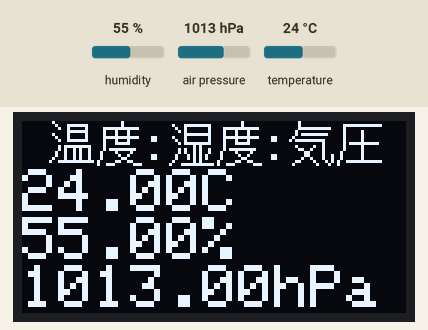
Recording of a sketch running on a simulated Arduino Uno, built with avr-gcc and run on an emulated ATmega328P. On the bench: 128×64 one-colour display. Inputs (shaded band) come from the test bench; at power-on: humidity 55 %, air pressure 1013 hPa, temperature 24 °C. The display library's start-up logo is not drawn; what the sketch prints to the serial monitor is not drawn.

Above: at 6.2 s.
6.3 s: humidity set to 22 %
At 11.4 s:
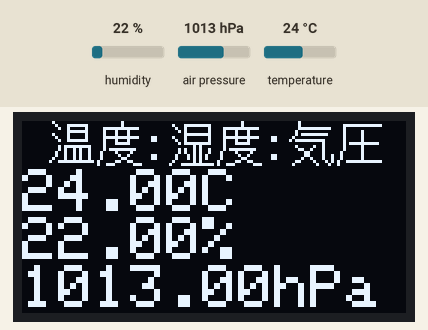
16.8 s: air pressure set to 952 hPa
At 21.3 s:
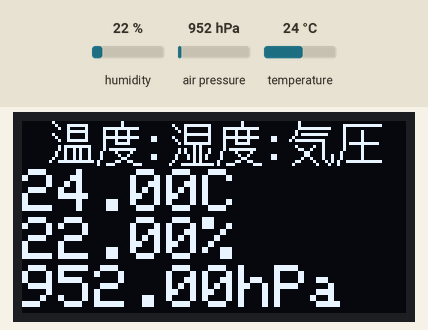
27.2 s: temperature set to 12 °C
At 31.2 s:
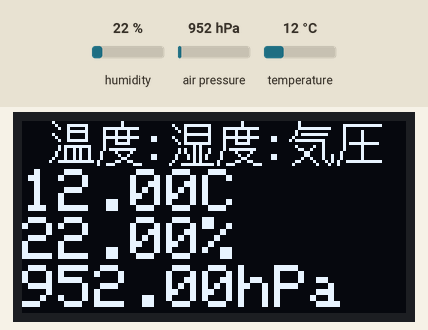
37.5 s: humidity set to 40 %
At 42.3 s:
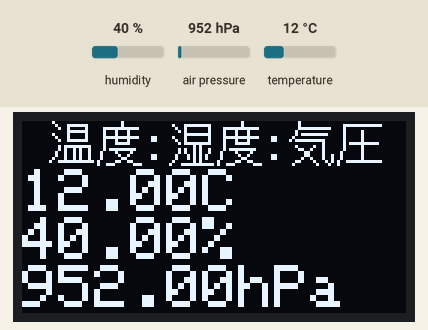
47.8 s: air pressure set to 975 hPa
At 52.2 s:
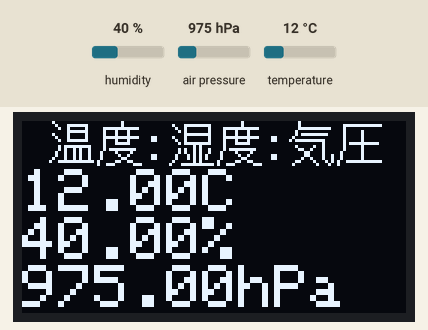
Timing chart, 0 to 53.7 s (numbered marks = the images above; inputs shaded):
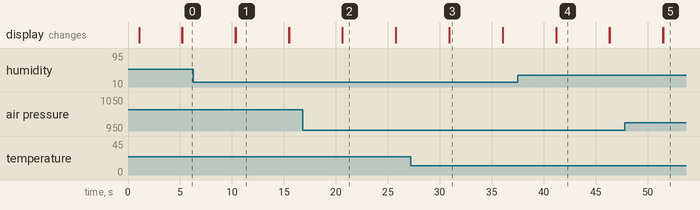

The sketch:

AHT20-OLED.ino
```cpp
#include <Adafruit_AHTX0.h>
#include <Adafruit_BMP280.h>
#include <Adafruit_GFX.h>
#include <Adafruit_SSD1306.h>
#include "splash.h"

Adafruit_AHTX0 aht;

Adafruit_BMP280 bmp;  // use I2C interface
Adafruit_Sensor* bmp_temp = bmp.getTemperatureSensor();
Adafruit_Sensor* bmp_pressure = bmp.getPressureSensor();

#define SCREEN_WIDTH 128  // OLED display width, in pixels
#define SCREEN_HEIGHT 64  // OLED display height, in pixels

#define OLED_RESET -1  // Reset pin # (or -1 if sharing Arduino reset pin)
#define SCREEN_ADDRESS \
  0x3C  ///< See datasheet for Address; 0x3D for 128x64, 0x3C for 128x32
Adafruit_SSD1306 display(SCREEN_WIDTH, SCREEN_HEIGHT, &Wire, OLED_RESET);

void setup() {
  Serial.begin(115200);
  delay(1000);  // Pause for 1 seconds
  Serial.println("Adafruit AHT10/AHT20 demo!");
  Serial.println(F("BMP280 Sensor event test"));

  if (!aht.begin()) {
    Serial.println("Could not find AHT? Check wiring");
    while (1) delay(10);
  }
  Serial.println("AHT10 or AHT20 found");

  unsigned status;
  // status = bmp.begin(BMP280_ADDRESS_ALT, BMP280_CHIPID);
  status = bmp.begin();
  if (!status) {
    Serial.println(
        F("Could not find a valid BMP280 sensor, check wiring or "
          "try a different address!"));
    Serial.print("SensorID was: 0x");
    Serial.println(bmp.sensorID(), 16);
    Serial.print(
        "        ID of 0xFF probably means a bad address, a BMP 180 or BMP "
        "085\n");
    Serial.print("   ID of 0x56-0x58 represents a BMP 280,\n");
    Serial.print("        ID of 0x60 represents a BME 280.\n");
    Serial.print("        ID of 0x61 represents a BME 680.\n");
    while (1) delay(10);
  }

  /* Default settings from datasheet. */
  bmp.setSampling(Adafruit_BMP280::MODE_NORMAL,     /* Operating Mode. */
                  Adafruit_BMP280::SAMPLING_X2,     /* Temp. oversampling */
                  Adafruit_BMP280::SAMPLING_X16,    /* Pressure oversampling */
                  Adafruit_BMP280::FILTER_X16,      /* Filtering. */
                  Adafruit_BMP280::STANDBY_MS_500); /* Standby time. */

  bmp_temp->printSensorDetails();

  // SSD1306_SWITCHCAPVCC = generate display voltage from 3.3V internally
  if (!display.begin(SSD1306_SWITCHCAPVCC, SCREEN_ADDRESS)) {
    Serial.println(F("SSD1306 allocation failed"));
    for (;;);  // Don't proceed, loop forever
  }

  // Show initial display buffer contents on the screen --
  // the library initializes this with an Adafruit splash screen.
  display.display();
  delay(2000);  // Pause for 2 seconds

  // Clear the buffer
  display.clearDisplay();
  display.setTextSize(2);  // Draw 2X-scale text
  display.setTextColor(SSD1306_WHITE);
  delay(2000);
}

void loop() {
  sensors_event_t humidity, temp;
  aht.getEvent(&humidity,
               &temp);  // populate temp and humidity objects with fresh data
  Serial.print("Temperature: ");
  Serial.print(temp.temperature);
  Serial.println(" degrees C");
  Serial.print("Humidity: ");
  Serial.print(humidity.relative_humidity);
  Serial.println("% rH");

  sensors_event_t temp_event, pressure_event;
  bmp_temp->getEvent(&temp_event);
  bmp_pressure->getEvent(&pressure_event);

  Serial.print(F("Temperature = "));
  Serial.print(temp_event.temperature);
  Serial.println(" *C");

  Serial.print(F("Pressure = "));
  Serial.print(pressure_event.pressure);
  Serial.println(" hPa");

  Serial.println();

  display.clearDisplay();

  display.drawBitmap((SCREEN_WIDTH - title_width) / 2, 0, title_data, title_width, title_height, 1);
  display.display();

  display.setCursor(0, 16);  // Start at top-left corner
  display.print(temp.temperature);
  display.println(F("C"));

  display.print(humidity.relative_humidity);
  display.println(F("%"));

  // display.print(temp_event.temperature);
  // display.println(F("C"));

  display.print(pressure_event.pressure);
  display.println(F("hPa"));

  display.display();
  delay(5000);
}
```

splash.h
```cpp
/**
 * This file is autogenerated, do not edit.
 * Run `make` from the scripts directory to produce splash.h
 *
 * Splashes will be stored in PROGMEM (flash).
 * If SSD1306_NO_SPLASH is defined, the splashes are omitted.
 */

#ifndef SSD1306_NO_SPLASH
/* clang-format off */

#define title_width  112
#define title_height 15

const uint8_t PROGMEM title_data[] = {
  0b00100000,0b00000000,0b00000000,0b01000000,0b00000000,0b00000000,0b00000000,0b00000000,0b01000000,0b00000000,0b00001000,0b00000000,0b00000000,0b00000000,
  0b00010001,0b11111100,0b00000000,0b01000000,0b00000000,0b00100011,0b11111110,0b00000000,0b01000000,0b00000000,0b00001000,0b00000000,0b00011111,0b11111111,
  0b00001001,0b00000100,0b00011111,0b11111110,0b00000000,0b00010010,0b00000010,0b00011111,0b11111110,0b00000000,0b00001111,0b11111110,0b00010000,0b00000000,
  0b00000001,0b11111100,0b00010001,0b00010000,0b00000000,0b00001010,0b00000010,0b00010001,0b00010000,0b00000000,0b00010000,0b00000000,0b00010000,0b01000000,
  0b00100001,0b00000100,0b00010001,0b00010000,0b00000000,0b00000011,0b11111110,0b00010001,0b00010000,0b00000000,0b00010111,0b11111100,0b00010000,0b01000000,
  0b00010001,0b00000100,0b00011111,0b11111110,0b00011000,0b00100010,0b00000010,0b00011111,0b11111110,0b00011000,0b00100000,0b00000000,0b00010000,0b01000000,
  0b00001001,0b11111100,0b00010001,0b00010000,0b00011000,0b00010010,0b00000010,0b00010001,0b00010000,0b00011000,0b01011111,0b11111000,0b00010000,0b01000000,
  0b00000000,0b00000000,0b00010001,0b11110000,0b00000000,0b00001011,0b11111110,0b00010001,0b11110000,0b00000000,0b00000000,0b00001000,0b00010111,0b11111110,
  0b00001011,0b11111110,0b00010000,0b00000000,0b00000000,0b00000000,0b01010000,0b00010000,0b00000000,0b00000000,0b00010000,0b01001000,0b00010000,0b01000000,
  0b00001010,0b01010010,0b00010111,0b11111100,0b00000000,0b00001010,0b01010010,0b00010111,0b11111100,0b00000000,0b00001100,0b10001000,0b00010000,0b01000000,
  0b00010010,0b01010010,0b00100001,0b00001000,0b00000000,0b00001010,0b01010010,0b00100001,0b00001000,0b00000000,0b00000011,0b00001000,0b00100000,0b01000000,
  0b00010010,0b01010010,0b00100000,0b10010000,0b00011000,0b00010001,0b01010100,0b00100000,0b10010000,0b00011000,0b00000011,0b00001001,0b00100000,0b01000000,
  0b00100010,0b01010010,0b00100000,0b01100000,0b00011000,0b00010001,0b01010100,0b00100000,0b01100000,0b00011000,0b00000100,0b10001001,0b00100000,0b01000000,
  0b01001111,0b11111111,0b01000001,0b10011000,0b00000000,0b00100000,0b01010000,0b01000001,0b10011000,0b00000000,0b00011000,0b01000101,0b01001111,0b11111111,
  0b00000000,0b00000000,0b01001110,0b00000111,0b00000000,0b01000111,0b11111111,0b01001110,0b00000111,0b00000000,0b00100000,0b00100010,0b01000000,0b00000000,
};
/* clang-format on */
#endif
```

Measured:
- after the input at 6.3 s, the display: first differs from a run without the input after 4.0 s (image 1)
- after the input at 16.8 s, the display: first differs from a run without the input after 3.8 s (image 2)
- after the input at 27.2 s, the display: first differs from a run without the input after 3.7 s (image 3)
- after the input at 37.5 s, the display: first differs from a run without the input after 3.7 s (image 4)
- after the input at 47.8 s, the display: first differs from a run without the input after 3.7 s (image 5)
- what the display in image 1 shows lasts 5.2 s, from 10.3 s to 15.5 s
